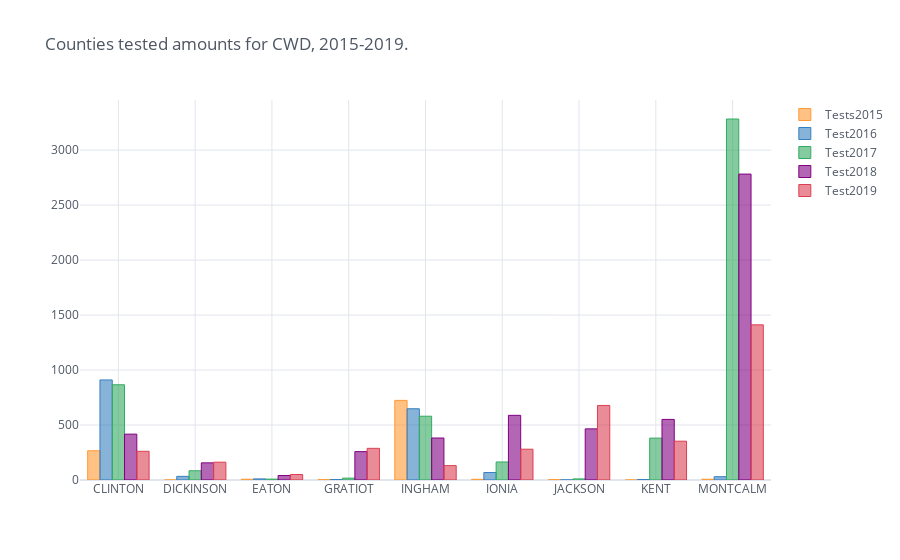

Notebook code for this chart:
### Code cell
cwd5.iplot(kind='bar', x='CNTY_NAME', y=['Tests2015', 'Test2016', 'Test2017', 'Test2018', 'Test2019'], theme='white',
           title= 'Counties tested amounts for CWD, 2015-2019.')

### Figure 1 — Plotly figure (JSON) as saved in the notebook; plotly's stock layout.template omitted (floating-point values rounded to 4 significant figures)
{"data": [{"marker": {"color": "rgba(255, 153, 51, 0.6)", "line": {"color": "rgba(255, 153, 51, 1.0)", "width": 1}}, "name": "Tests2015", "orientation": "v", "text": "", "type": "bar", "x": ["CLINTON", "DICKINSON", "EATON", "GRATIOT", "INGHAM", "IONIA", "JACKSON", "KENT", "MONTCALM"], "y": [266.0, 0.0, 7.0, 3.0, 724.0, 6.0, 3.0, 0.0, 7.0]}, {"marker": {"color": "rgba(55, 128, 191, 0.6)", "line": {"color": "rgba(55, 128, 191, 1.0)", "width": 1}}, "name": "Test2016", "orientation": "v", "text": "", "type": "bar", "x": ["CLINTON", "DICKINSON", "EATON", "GRATIOT", "INGHAM", "IONIA", "JACKSON", "KENT", "MONTCALM"], "y": [910.0, 33.0, 10.0, 4.0, 648.0, 68.0, 1.0, 4.0, 30.0]}, {"marker": {"color": "rgba(50, 171, 96, 0.6)", "line": {"color": "rgba(50, 171, 96, 1.0)", "width": 1}}, "name": "Test2017", "orientation": "v", "text": "", "type": "bar", "x": ["CLINTON", "DICKINSON", "EATON", "GRATIOT", "INGHAM", "IONIA", "JACKSON", "KENT", "MONTCALM"], "y": [866, 84, 8, 17, 580, 164, 10, 381, 3283]}, {"marker": {"color": "rgba(128, 0, 128, 0.6)", "line": {"color": "rgba(128, 0, 128, 1.0)", "width": 1}}, "name": "Test2018", "orientation": "v", "text": "", "type": "bar", "x": ["CLINTON", "DICKINSON", "EATON", "GRATIOT", "INGHAM", "IONIA", "JACKSON", "KENT", "MONTCALM"], "y": [417, 156, 41, 258, 382, 588, 465, 551, 2782]}, {"marker": {"color": "rgba(219, 64, 82, 0.6)", "line": {"color": "rgba(219, 64, 82, 1.0)", "width": 1}}, "name": "Test2019", "orientation": "v", "text": "", "type": "bar", "x": ["CLINTON", "DICKINSON", "EATON", "GRATIOT", "INGHAM", "IONIA", "JACKSON", "KENT", "MONTCALM"], "y": [261, 162, 50, 288, 131, 280, 678, 353, 1411]}], "layout": {"legend": {"bgcolor": "#FFFFFF", "font": {"color": "#4D5663"}}, "paper_bgcolor": "#FFFFFF", "plot_bgcolor": "#FFFFFF", "title": {"font": {"color": "#4D5663"}, "text": "Counties tested amounts for CWD, 2015-2019."}, "xaxis": {"gridcolor": "#E1E5ED", "showgrid": true, "tickfont": {"color": "#4D5663"}, "title": {"font": {"color": "#4D5663"}, "text": ""}, "zerolinecolor": "#E1E5ED"}, "yaxis": {"gridcolor": "#E1E5ED", "showgrid": true, "tickfont": {"color": "#4D5663"}, "title": {"font": {"color": "#4D5663"}, "text": ""}, "zerolinecolor": "#E1E5ED"}}}
